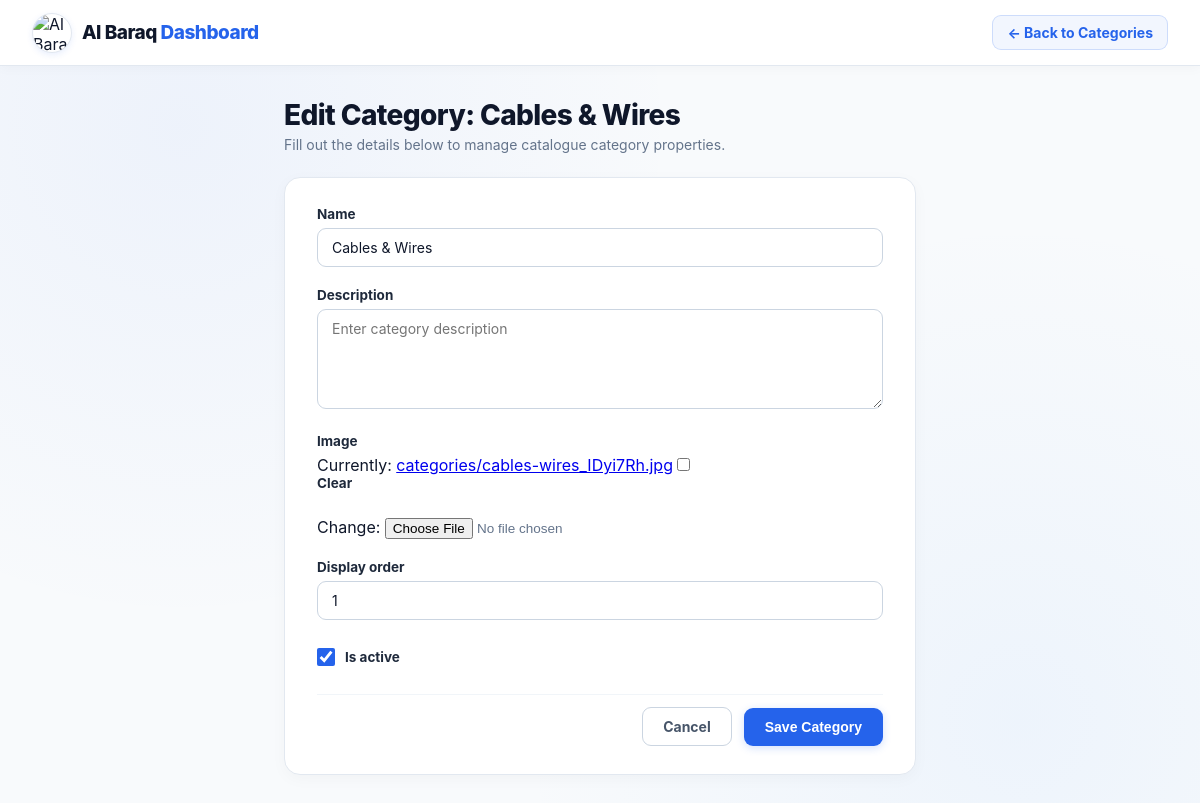
The app's page /products/categories/1/edit/ (signed in) with its own data.
### products/models.py (models this page shows, shortened)
class Category(models.Model):
    name = models.CharField(max_length=150)
    slug = models.SlugField(unique=True, blank=True)
    description = models.TextField(blank=True)
    image = models.ImageField(upload_to="categories/", blank=True, null=True)
    display_order = models.PositiveIntegerField(default=0)
    is_active = models.BooleanField(default=True)
    created_at = models.DateTimeField(auto_now_add=True)
    updated_at = models.DateTimeField(auto_now=True)

### products/views.py (the view)
@owner_or_admin_required
def category_edit(request, category_id):
    category = get_object_or_404(
        Category,
        id=category_id,
    )
    if request.method == "POST":
        form = CategoryForm(
            request.POST,
            request.FILES,
            instance=category,
        )
        if form.is_valid():
            category = form.save()
            messages.success(
                request,
                f"Category '{category.name}' updated successfully.",
            )
            return redirect(
                "products:category_list"
            )
    else:
        form = CategoryForm(
            instance=category,
        )
    return render(
        request,
        "products/category_form.html",
        {
            "form": form,
            "title": f"Edit Category: {category.name}",
            "category": category,
        },
    )

### products/forms.py
class CategoryForm(forms.ModelForm):
    class Meta:
        model = Category
        fields = (
            "name",
            "description",
            "image",
            "display_order",
            "is_active",
        )
        widgets = {
            "name": forms.TextInput(
                attrs={
                    "placeholder": "Enter category name",
                }
            ),
            "description": forms.Textarea(
                attrs={
                    "placeholder": "Enter category description",
                    "rows": 4,
                }
            ),
            "display_order": forms.NumberInput(
                attrs={
                    "min": 0,
                }
            ),
        }

### products/templates/products/category_form.html (shortened to what this page needs)
{% load static %}
<!DOCTYPE html>
<html lang="en">
<head>
</head>
<body>
    <nav class="navbar">
        <div class="navbar-brand">
            <div class="navbar-logo-container">
                <img
                    src="/media/logo/logo.png"
                    alt="Al Baraq Logo"
                    class="navbar-logo-img"
                >
            </div>
            <span class="brand-text">Al Baraq <span class="highlight">Dashboard</span></span>
        </div>
        <a href="{% url 'products:category_list' %}" class="back-link">
            ← Back to Categories
        </a>
    </nav>
    <main class="container">
        <div class="page-header">
            <h1>{{ title }}</h1>
            <p>Fill out the details below to manage catalogue category properties.</p>
        </div>
        <div class="form-card">
            <form
                method="POST"
                enctype="multipart/form-data"
            >
                {% for field in form %}
                    <div class="form-group">
                        {% if field.widget_type == "checkbox" %}
                            <div class="checkbox-group">
                                {{ field }}
                                <label for="{{ field.id_for_label }}">
                                    {{ field.label }}
                                </label>
                            </div>
                        {% else %}
                            <label for="{{ field.id_for_label }}">
                                {{ field.label }}
                            </label>
                            {{ field }}
                        {% endif %}
                    </div>
                {% endfor %}
                <div class="form-actions">
                    <a href="{% url 'products:category_list' %}" class="btn btn-secondary">
                        Cancel
                    </a>
                    <button type="submit" class="btn btn-primary">
                        Save Category
                    </button>
                </div>
            </form>
        </div>
    </main>
</body>
</html>

### products/templates/products/category_form.html (style rules this page uses)
* { box-sizing: border-box; margin: 0; padding: 0; }
body { min-height: 100vh; font-family: -apple-system, BlinkMacSystemFont, "Segoe UI", Roboto, "Helvetica Neue", Arial, sans-serif; background-color: #f8fafc; background-image: radial-gradient(circle at 15% 15%, rgba(37, 99, 235, 0.05) 0%, transparent 40%), radial-gradient(circle at 85% 85%, rgba(96, 165, 250, 0.07) 0%, transparent 40%); color: #0f172a; padding-bottom: 40px; }
.navbar { height: 66px; background: #ffffff; border-bottom: 1px solid #e2e8f0; display: flex; align-items: center; justify-content: space-between; padding: 0 32px; box-shadow: 0 2px 12px rgba(15, 23, 42, 0.03); position: sticky; top: 0; z-index: 100; }
.navbar-brand { display: flex; align-items: center; gap: 10px; text-decoration: none; color: #0f172a; }
.navbar-logo-container { width: 40px; height: 40px; border-radius: 50%; overflow: hidden; background: #ffffff; border: 1px solid #e2e8f0; display: flex; align-items: center; justify-content: center; box-shadow: 0 2px 6px rgba(37, 99, 235, 0.1); }
.navbar-logo-img { width: 100%; height: 100%; object-fit: cover; }
.brand-text { font-size: 19px; font-weight: 850; letter-spacing: -0.5px; }
.brand-text .highlight { color: #2563eb; }
.back-link { display: inline-flex; align-items: center; gap: 6px; color: #2563eb; font-size: 14px; font-weight: 750; text-decoration: none; padding: 8px 14px; border-radius: 9px; background: rgba(37, 99, 235, 0.06); border: 1px solid rgba(37, 99, 235, 0.18); transition: all 0.25s ease; }
.container { max-width: 680px; margin: 0 auto; padding: 32px 24px; }
.page-header { margin-bottom: 24px; }
.page-header h1 { font-size: clamp(22px, 3vw, 28px); font-weight: 850; letter-spacing: -0.6px; color: #0f172a; }
.page-header p { color: #64748b; font-size: 14px; margin-top: 4px; }
.form-card { background: #ffffff; border: 1px solid #e2e8f0; border-radius: 16px; padding: 28px 32px; box-shadow: 0 4px 16px rgba(15, 23, 42, 0.03); }
.form-group { margin-bottom: 20px; }
.form-group label { display: block; font-size: 13.5px; font-weight: 750; color: #1e293b; margin-bottom: 6px; }
.form-group input[type="text"], .form-group input[type="number"], .form-group input[type="email"], .form-group input[type="url"], .form-group textarea, .form-group select { width: 100%; padding: 10px 14px; border-radius: 9px; border: 1px solid #cbd5e1; background: #ffffff; color: #0f172a; font-size: 14px; font-family: inherit; transition: border-color 0.2s ease, box-shadow 0.2s ease; }
.form-group textarea { min-height: 100px; resize: vertical; }
.checkbox-group { display: flex; align-items: center; gap: 10px; cursor: pointer; user-select: none; padding: 8px 0; }
.checkbox-group input[type="checkbox"] { width: 18px; height: 18px; accent-color: #2563eb; cursor: pointer; }
.checkbox-group label { margin-bottom: 0; cursor: pointer; }
.form-group input[type="file"] { font-size: 13.5px; color: #64748b; }
.form-actions { display: flex; align-items: center; justify-content: flex-end; gap: 12px; padding-top: 12px; border-top: 1px solid #f1f5f9; }
.btn { display: inline-flex; align-items: center; justify-content: center; gap: 6px; padding: 10px 20px; border-radius: 9px; font-size: 14px; font-weight: 750; cursor: pointer; text-decoration: none; border: 1px solid transparent; transition: all 0.2s ease; }
.btn-primary { background: #2563eb; color: #ffffff; box-shadow: 0 2px 8px rgba(37, 99, 235, 0.2); }
.btn-secondary { background: #ffffff; color: #475569; border-color: #cbd5e1; }

### records on screen
Category: form "Cables & Wires" "1", form "☑"

### other values on screen
{{ title }} "Edit Category: Cables & Wires"
{{ field.label }} "Name" "Description" "Image" "Display order"
{{ field.label }} "Is active"
